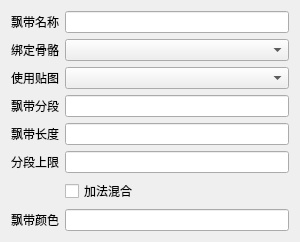
<?xml version="1.0" encoding="UTF-8"?>
<ui version="4.0">
 <class>WidgetRibbon</class>
 <widget class="QWidget" name="WidgetRibbon">
  <property name="geometry">
   <rect>
    <x>0</x>
    <y>0</y>
    <width>300</width>
    <height>237</height>
   </rect>
  </property>
  <property name="windowTitle">
   <string>编辑飘带</string>
  </property>
  <layout class="QFormLayout" name="formLayout">
   <property name="sizeConstraint">
    <enum>QLayout::SetMinimumSize</enum>
   </property>
   <item row="0" column="0">
    <widget class="QLabel" name="label">
     <property name="text">
      <string>飘带名称</string>
     </property>
    </widget>
   </item>
   <item row="0" column="1">
    <widget class="QLineEdit" name="name"/>
   </item>
   <item row="1" column="0">
    <widget class="QLabel" name="label_2">
     <property name="text">
      <string>绑定骨骼</string>
     </property>
    </widget>
   </item>
   <item row="1" column="1">
    <widget class="QComboBox" name="boneId"/>
   </item>
   <item row="2" column="0">
    <widget class="QLabel" name="label_3">
     <property name="text">
      <string>使用贴图</string>
     </property>
    </widget>
   </item>
   <item row="2" column="1">
    <widget class="QComboBox" name="textureId"/>
   </item>
   <item row="3" column="0">
    <widget class="QLabel" name="label_6">
     <property name="text">
      <string>飘带分段</string>
     </property>
    </widget>
   </item>
   <item row="3" column="1">
    <widget class="QLineEdit" name="edgePerSec"/>
   </item>
   <item row="4" column="0">
    <widget class="QLabel" name="label_4">
     <property name="text">
      <string>飘带长度</string>
     </property>
    </widget>
   </item>
   <item row="4" column="1">
    <widget class="QLineEdit" name="edgeLifeSec"/>
   </item>
   <item row="7" column="0">
    <widget class="QLabel" name="label_5">
     <property name="text">
      <string>飘带颜色</string>
     </property>
    </widget>
   </item>
   <item row="7" column="1">
    <widget class="QColorPicker" name="color"/>
   </item>
   <item row="5" column="0">
    <widget class="QLabel" name="label_7">
     <property name="text">
      <string>分段上限</string>
     </property>
    </widget>
   </item>
   <item row="5" column="1">
    <widget class="QLineEdit" name="maxEdgeCount"/>
   </item>
   <item row="6" column="1">
    <widget class="QCheckBox" name="blendMode">
     <property name="text">
      <string>加法混合</string>
     </property>
    </widget>
   </item>
  </layout>
 </widget>
 <layoutdefault spacing="6" margin="11"/>
 <customwidgets>
  <customwidget>
   <class>QColorPicker</class>
   <extends>QLineEdit</extends>
   <header location="global">QColorPicker.h</header>
  </customwidget>
 </customwidgets>
 <resources/>
 <connections/>
</ui>
